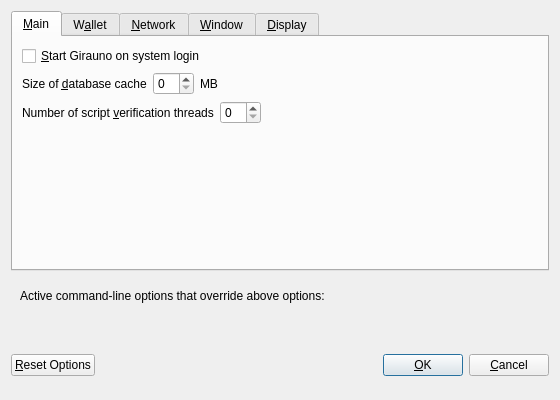
<?xml version="1.0" encoding="UTF-8"?>
<ui version="4.0">
 <class>OptionsDialog</class>
 <widget class="QDialog" name="OptionsDialog">
  <property name="geometry">
   <rect>
    <x>0</x>
    <y>0</y>
    <width>560</width>
    <height>400</height>
   </rect>
  </property>
  <property name="windowTitle">
   <string>Options</string>
  </property>
  <property name="modal">
   <bool>true</bool>
  </property>
  <layout class="QVBoxLayout" name="verticalLayout">
   <item>
    <widget class="QTabWidget" name="tabWidget">
     <property name="currentIndex">
      <number>0</number>
     </property>
     <widget class="QWidget" name="tabMain">
      <attribute name="title">
       <string>&amp;Main</string>
      </attribute>
      <layout class="QVBoxLayout" name="verticalLayout_Main">
       <item>
        <widget class="QCheckBox" name="giraunoAtStartup">
         <property name="toolTip">
          <string>Automatically start Girauno after logging in to the system.</string>
         </property>
         <property name="text">
          <string>&amp;Start Girauno on system login</string>
         </property>
        </widget>
       </item>
       <item>
        <layout class="QHBoxLayout" name="horizontalLayout_2_Main">
         <item>
          <widget class="QLabel" name="databaseCacheLabel">
           <property name="text">
            <string>Size of &amp;database cache</string>
           </property>
           <property name="textFormat">
            <enum>Qt::PlainText</enum>
           </property>
           <property name="buddy">
            <cstring>databaseCache</cstring>
           </property>
          </widget>
         </item>
         <item>
          <widget class="QSpinBox" name="databaseCache"/>
         </item>
         <item>
          <widget class="QLabel" name="databaseCacheUnitLabel">
           <property name="text">
            <string>MB</string>
           </property>
           <property name="textFormat">
            <enum>Qt::PlainText</enum>
           </property>
          </widget>
         </item>
         <item>
          <spacer name="horizontalSpacer_2_Main">
           <property name="orientation">
            <enum>Qt::Horizontal</enum>
           </property>
           <property name="sizeHint" stdset="0">
            <size>
             <width>40</width>
             <height>20</height>
            </size>
           </property>
          </spacer>
         </item>
        </layout>
       </item>
       <item>
        <layout class="QHBoxLayout" name="horizontalLayout_3_Main">
         <item>
          <widget class="QLabel" name="threadsScriptVerifLabel">
           <property name="text">
            <string>Number of script &amp;verification threads</string>
           </property>
           <property name="textFormat">
            <enum>Qt::PlainText</enum>
           </property>
           <property name="buddy">
            <cstring>threadsScriptVerif</cstring>
           </property>
          </widget>
         </item>
         <item>
          <widget class="QSpinBox" name="threadsScriptVerif">
           <property name="toolTip">
            <string>(0 = auto, &lt;0 = leave that many cores free)</string>
           </property>
          </widget>
         </item>
         <item>
          <spacer name="horizontalSpacer_3_Main">
           <property name="orientation">
            <enum>Qt::Horizontal</enum>
           </property>
           <property name="sizeHint" stdset="0">
            <size>
             <width>40</width>
             <height>20</height>
            </size>
           </property>
          </spacer>
         </item>
        </layout>
       </item>
       <item>
        <spacer name="verticalSpacer_Main">
         <property name="orientation">
          <enum>Qt::Vertical</enum>
         </property>
         <property name="sizeHint" stdset="0">
          <size>
           <width>20</width>
           <height>40</height>
          </size>
         </property>
        </spacer>
       </item>
      </layout>
     </widget>
     <widget class="QWidget" name="tabWallet">
      <attribute name="title">
       <string>W&amp;allet</string>
      </attribute>
      <layout class="QVBoxLayout" name="verticalLayout_Wallet">
       <item>
        <widget class="QLabel" name="transactionFeeInfoLabel">
         <property name="text">
          <string>Optional transaction fee per kB that helps make sure your transactions are processed quickly. Most transactions are 1 kB.</string>
         </property>
         <property name="textFormat">
          <enum>Qt::PlainText</enum>
         </property>
         <property name="wordWrap">
          <bool>true</bool>
         </property>
        </widget>
       </item>
       <item>
        <layout class="QHBoxLayout" name="horizontalLayout_1_Wallet">
         <item>
          <widget class="QLabel" name="transactionFeeLabel">
           <property name="text">
            <string>Pay transaction &amp;fee</string>
           </property>
           <property name="textFormat">
            <enum>Qt::PlainText</enum>
           </property>
           <property name="buddy">
            <cstring>transactionFee</cstring>
           </property>
          </widget>
         </item>
         <item>
          <widget class="GiraunoAmountField" name="transactionFee"/>
         </item>
         <item>
          <spacer name="horizontalSpacer_1_Wallet">
           <property name="orientation">
            <enum>Qt::Horizontal</enum>
           </property>
           <property name="sizeHint" stdset="0">
            <size>
             <width>40</width>
             <height>20</height>
            </size>
           </property>
          </spacer>
         </item>
        </layout>
       </item>
       <item>
        <spacer name="verticalSpacer_Wallet">
         <property name="orientation">
          <enum>Qt::Vertical</enum>
         </property>
         <property name="sizeHint" stdset="0">
          <size>
           <width>20</width>
           <height>40</height>
          </size>
         </property>
        </spacer>
       </item>
       <item>
        <widget class="QGroupBox" name="groupBox">
         <property name="title">
          <string>Expert</string>
         </property>
         <layout class="QVBoxLayout" name="verticalLayout_2">
          <item>
           <widget class="QCheckBox" name="coinControlFeatures">
            <property name="toolTip">
             <string>Whether to show coin control features or not.</string>
            </property>
            <property name="text">
             <string>Enable coin &amp;control features</string>
            </property>
           </widget>
          </item>
          <item>
           <widget class="QCheckBox" name="spendZeroConfChange">
            <property name="toolTip">
             <string>If you disable the spending of unconfirmed change, the change from a transaction cannot be used until that transaction has at least one confirmation. This also affects how your balance is computed.</string>
            </property>
            <property name="text">
             <string>&amp;Spend unconfirmed change</string>
            </property>
           </widget>
          </item>
         </layout>
        </widget>
       </item>
      </layout>
     </widget>
     <widget class="QWidget" name="tabNetwork">
      <attribute name="title">
       <string>&amp;Network</string>
      </attribute>
      <layout class="QVBoxLayout" name="verticalLayout_Network">
       <item>
        <widget class="QCheckBox" name="mapPortUpnp">
         <property name="toolTip">
          <string>Automatically open the Girauno client port on the router. This only works when your router supports UPnP and it is enabled.</string>
         </property>
         <property name="text">
          <string>Map port using &amp;UPnP</string>
         </property>
        </widget>
       </item>
       <item>
        <widget class="QCheckBox" name="connectSocks">
         <property name="toolTip">
          <string>Connect to the Girauno network through a SOCKS proxy.</string>
         </property>
         <property name="text">
          <string>&amp;Connect through SOCKS proxy (default proxy):</string>
         </property>
        </widget>
       </item>
       <item>
        <layout class="QHBoxLayout" name="horizontalLayout_1_Network">
         <item>
          <widget class="QLabel" name="proxyIpLabel">
           <property name="text">
            <string>Proxy &amp;IP:</string>
           </property>
           <property name="textFormat">
            <enum>Qt::PlainText</enum>
           </property>
           <property name="buddy">
            <cstring>proxyIp</cstring>
           </property>
          </widget>
         </item>
         <item>
          <widget class="QValidatedLineEdit" name="proxyIp">
           <property name="minimumSize">
            <size>
             <width>140</width>
             <height>0</height>
            </size>
           </property>
           <property name="maximumSize">
            <size>
             <width>140</width>
             <height>16777215</height>
            </size>
           </property>
           <property name="toolTip">
            <string>IP address of the proxy (e.g. IPv4: 127.0.0.1 / IPv6: ::1)</string>
           </property>
          </widget>
         </item>
         <item>
          <widget class="QLabel" name="proxyPortLabel">
           <property name="text">
            <string>&amp;Port:</string>
           </property>
           <property name="textFormat">
            <enum>Qt::PlainText</enum>
           </property>
           <property name="buddy">
            <cstring>proxyPort</cstring>
           </property>
          </widget>
         </item>
         <item>
          <widget class="QLineEdit" name="proxyPort">
           <property name="minimumSize">
            <size>
             <width>55</width>
             <height>0</height>
            </size>
           </property>
           <property name="maximumSize">
            <size>
             <width>55</width>
             <height>16777215</height>
            </size>
           </property>
           <property name="toolTip">
            <string>Port of the proxy (e.g. 9050)</string>
           </property>
          </widget>
         </item>
         <item>
          <widget class="QLabel" name="socksVersionLabel">
           <property name="text">
            <string>SOCKS &amp;Version:</string>
           </property>
           <property name="textFormat">
            <enum>Qt::PlainText</enum>
           </property>
           <property name="buddy">
            <cstring>socksVersion</cstring>
           </property>
          </widget>
         </item>
         <item>
          <widget class="QValueComboBox" name="socksVersion">
           <property name="toolTip">
            <string>SOCKS version of the proxy (e.g. 5)</string>
           </property>
          </widget>
         </item>
         <item>
          <spacer name="horizontalSpacer_1_Network">
           <property name="orientation">
            <enum>Qt::Horizontal</enum>
           </property>
           <property name="sizeHint" stdset="0">
            <size>
             <width>40</width>
             <height>20</height>
            </size>
           </property>
          </spacer>
         </item>
        </layout>
       </item>
       <item>
        <spacer name="verticalSpacer_Network">
         <property name="orientation">
          <enum>Qt::Vertical</enum>
         </property>
         <property name="sizeHint" stdset="0">
          <size>
           <width>20</width>
           <height>40</height>
          </size>
         </property>
        </spacer>
       </item>
      </layout>
     </widget>
     <widget class="QWidget" name="tabWindow">
      <attribute name="title">
       <string>&amp;Window</string>
      </attribute>
      <layout class="QVBoxLayout" name="verticalLayout_Window">
       <item>
        <widget class="QCheckBox" name="minimizeToTray">
         <property name="toolTip">
          <string>Show only a tray icon after minimizing the window.</string>
         </property>
         <property name="text">
          <string>&amp;Minimize to the tray instead of the taskbar</string>
         </property>
        </widget>
       </item>
       <item>
        <widget class="QCheckBox" name="minimizeOnClose">
         <property name="toolTip">
          <string>Minimize instead of exit the application when the window is closed. When this option is enabled, the application will be closed only after selecting Quit in the menu.</string>
         </property>
         <property name="text">
          <string>M&amp;inimize on close</string>
         </property>
        </widget>
       </item>
       <item>
        <spacer name="verticalSpacer_Window">
         <property name="orientation">
          <enum>Qt::Vertical</enum>
         </property>
         <property name="sizeHint" stdset="0">
          <size>
           <width>20</width>
           <height>40</height>
          </size>
         </property>
        </spacer>
       </item>
      </layout>
     </widget>
     <widget class="QWidget" name="tabDisplay">
      <attribute name="title">
       <string>&amp;Display</string>
      </attribute>
      <layout class="QVBoxLayout" name="verticalLayout_Display">
       <item>
        <layout class="QHBoxLayout" name="horizontalLayout_1_Display">
         <item>
          <widget class="QLabel" name="langLabel">
           <property name="text">
            <string>User Interface &amp;language:</string>
           </property>
           <property name="textFormat">
            <enum>Qt::PlainText</enum>
           </property>
           <property name="buddy">
            <cstring>lang</cstring>
           </property>
          </widget>
         </item>
         <item>
          <widget class="QValueComboBox" name="lang">
           <property name="toolTip">
            <string>The user interface language can be set here. This setting will take effect after restarting Girauno.</string>
           </property>
          </widget>
         </item>
        </layout>
       </item>
       <item>
        <layout class="QHBoxLayout" name="horizontalLayout_2_Display">
         <item>
          <widget class="QLabel" name="unitLabel">
           <property name="text">
            <string>&amp;Unit to show amounts in:</string>
           </property>
           <property name="textFormat">
            <enum>Qt::PlainText</enum>
           </property>
           <property name="buddy">
            <cstring>unit</cstring>
           </property>
          </widget>
         </item>
         <item>
          <widget class="QValueComboBox" name="unit">
           <property name="toolTip">
            <string>Choose the default subdivision unit to show in the interface and when sending coins.</string>
           </property>
          </widget>
         </item>
        </layout>
       </item>
       <item>
        <widget class="QCheckBox" name="displayAddresses">
         <property name="toolTip">
          <string>Whether to show Girauno addresses in the transaction list or not.</string>
         </property>
         <property name="text">
          <string>&amp;Display addresses in transaction list</string>
         </property>
        </widget>
       </item>
       <item>
        <layout class="QHBoxLayout" name="horizontalLayout_3_Display">
         <item>
          <widget class="QLabel" name="thirdPartyTxUrlsLabel">
           <property name="toolTip">
            <string>Third party URLs (e.g. a block explorer) that appear in the transactions tab as context menu items. %s in the URL is replaced by transaction hash. Multiple URLs are separated by vertical bar |.</string>
           </property>
           <property name="text">
            <string>Third party transaction URLs</string>
           </property>
           <property name="buddy">
            <cstring>thirdPartyTxUrls</cstring>
           </property>
          </widget>
         </item>
         <item>
          <widget class="QLineEdit" name="thirdPartyTxUrls">
           <property name="toolTip">
            <string>Third party URLs (e.g. a block explorer) that appear in the transactions tab as context menu items. %s in the URL is replaced by transaction hash. Multiple URLs are separated by vertical bar |.</string>
           </property>
          </widget>
         </item>
        </layout>
       </item>
       <item>
        <spacer name="verticalSpacer_Display">
         <property name="orientation">
          <enum>Qt::Vertical</enum>
         </property>
         <property name="sizeHint" stdset="0">
          <size>
           <width>20</width>
           <height>40</height>
          </size>
         </property>
        </spacer>
       </item>
      </layout>
     </widget>
    </widget>
   </item>
   <item>
    <widget class="QFrame" name="frame">
     <layout class="QVBoxLayout" name="verticalLayout_Bottom">
      <item>
       <layout class="QHBoxLayout" name="horizontalLayout_Bottom">
        <item>
         <widget class="QLabel" name="overriddenByCommandLineInfoLabel">
          <property name="text">
           <string>Active command-line options that override above options:</string>
          </property>
          <property name="textFormat">
           <enum>Qt::PlainText</enum>
          </property>
         </widget>
        </item>
        <item>
         <spacer name="horizontalSpacer_Bottom">
          <property name="orientation">
           <enum>Qt::Horizontal</enum>
          </property>
          <property name="sizeHint" stdset="0">
           <size>
            <width>40</width>
            <height>20</height>
           </size>
          </property>
         </spacer>
        </item>
       </layout>
      </item>
      <item>
       <widget class="QLabel" name="overriddenByCommandLineLabel">
        <property name="text">
         <string/>
        </property>
        <property name="textFormat">
         <enum>Qt::PlainText</enum>
        </property>
        <property name="wordWrap">
         <bool>true</bool>
        </property>
       </widget>
      </item>
     </layout>
    </widget>
   </item>
   <item>
    <layout class="QHBoxLayout" name="horizontalLayout_Buttons">
     <item>
      <widget class="QPushButton" name="resetButton">
       <property name="toolTip">
        <string>Reset all client options to default.</string>
       </property>
       <property name="text">
        <string>&amp;Reset Options</string>
       </property>
       <property name="autoDefault">
        <bool>false</bool>
       </property>
      </widget>
     </item>
     <item>
      <spacer name="horizontalSpacer_1">
       <property name="orientation">
        <enum>Qt::Horizontal</enum>
       </property>
       <property name="sizeHint" stdset="0">
        <size>
         <width>40</width>
         <height>48</height>
        </size>
       </property>
      </spacer>
     </item>
     <item>
      <widget class="QLabel" name="statusLabel">
       <property name="minimumSize">
        <size>
         <width>200</width>
         <height>0</height>
        </size>
       </property>
       <property name="font">
        <font>
         <weight>75</weight>
         <bold>true</bold>
        </font>
       </property>
       <property name="text">
        <string/>
       </property>
       <property name="textFormat">
        <enum>Qt::PlainText</enum>
       </property>
       <property name="wordWrap">
        <bool>true</bool>
       </property>
      </widget>
     </item>
     <item>
      <spacer name="horizontalSpacer_2">
       <property name="orientation">
        <enum>Qt::Horizontal</enum>
       </property>
       <property name="sizeHint" stdset="0">
        <size>
         <width>40</width>
         <height>48</height>
        </size>
       </property>
      </spacer>
     </item>
     <item>
      <widget class="QPushButton" name="okButton">
       <property name="text">
        <string>&amp;OK</string>
       </property>
      </widget>
     </item>
     <item>
      <widget class="QPushButton" name="cancelButton">
       <property name="text">
        <string>&amp;Cancel</string>
       </property>
       <property name="autoDefault">
        <bool>false</bool>
       </property>
      </widget>
     </item>
    </layout>
   </item>
  </layout>
 </widget>
 <customwidgets>
  <customwidget>
   <class>GiraunoAmountField</class>
   <extends>QLineEdit</extends>
   <header>giraunoamountfield.h</header>
   <container>1</container>
  </customwidget>
  <customwidget>
   <class>QValidatedLineEdit</class>
   <extends>QLineEdit</extends>
   <header>qvalidatedlineedit.h</header>
  </customwidget>
  <customwidget>
   <class>QValueComboBox</class>
   <extends>QComboBox</extends>
   <header>qvaluecombobox.h</header>
  </customwidget>
 </customwidgets>
 <resources/>
 <connections/>
</ui>
